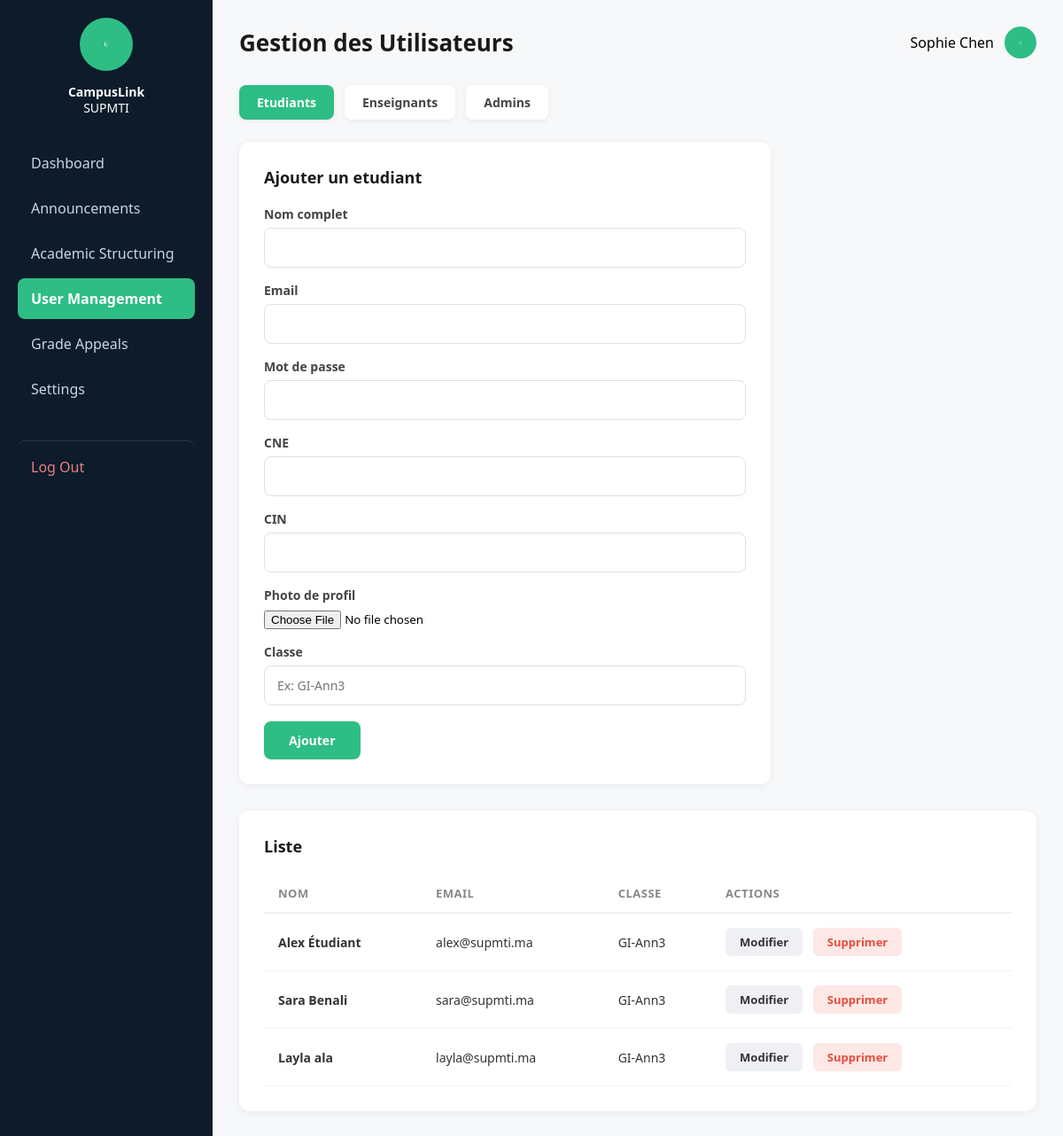
Before: /admin/users?role=etudiant (signed in) with the older database file.
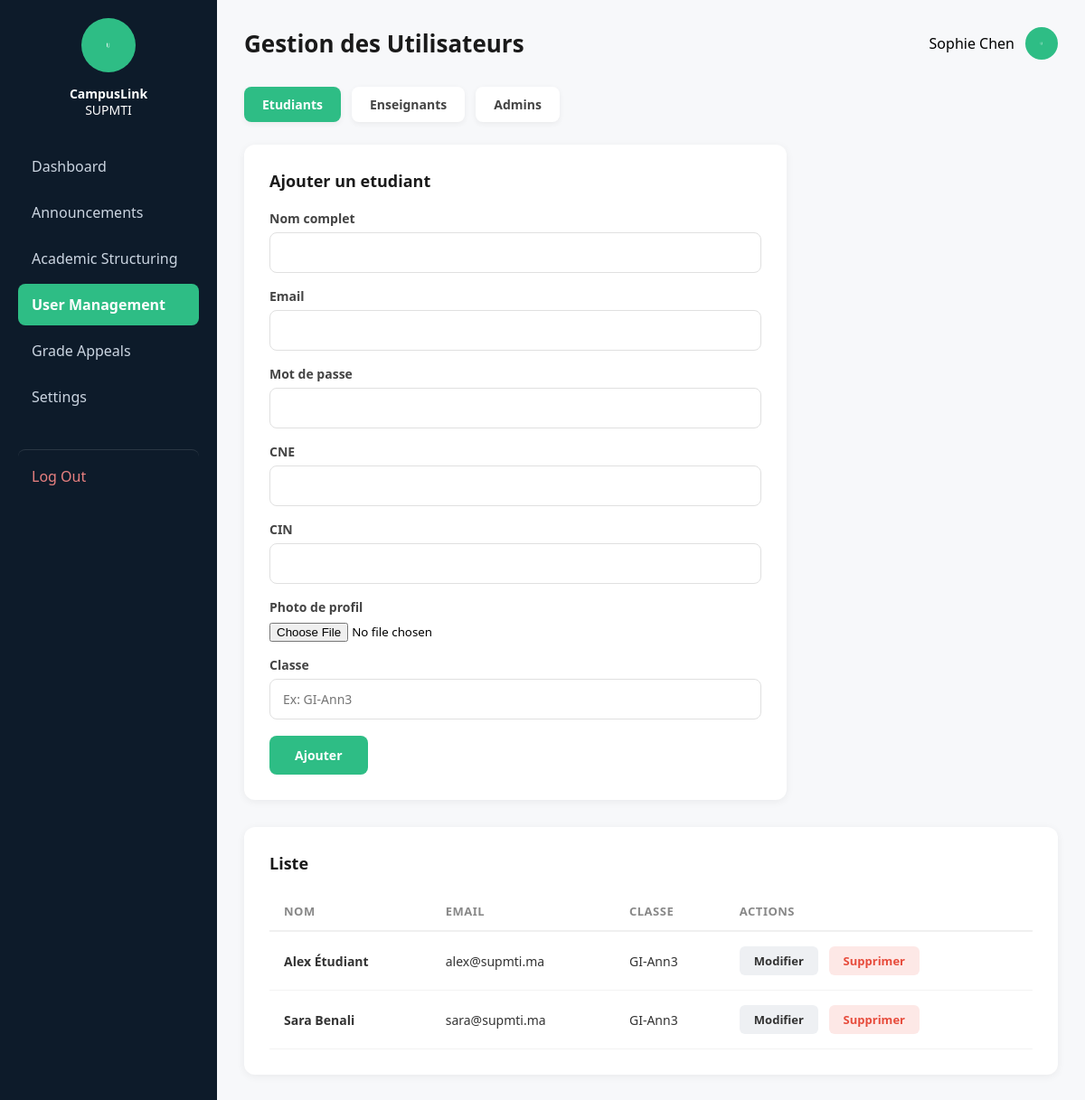
After: the same page with the newer database file.
### tables this page shows
CREATE TABLE users (
        id INTEGER PRIMARY KEY AUTOINCREMENT,
        nom TEXT NOT NULL,
        email TEXT NOT NULL UNIQUE,
        mot_de_passe TEXT NOT NULL,
        role TEXT NOT NULL,
        classe TEXT,
        cne TEXT,
        cin TEXT,
        photo TEXT
    );

### app.py (the view)
@app.route('/admin/users')
def user_management():
    if session.get('user_role') != 'admin':
        return redirect(url_for('login'))
    role_choisi = request.args.get('role')
    connexion = sqlite3.connect('campuslink.db')
    curseur = connexion.cursor()
    utilisateurs = []
    if role_choisi:
        curseur.execute("SELECT id, nom, email, classe FROM users WHERE role = ?", (role_choisi,))
        utilisateurs = curseur.fetchall()
    connexion.close()
    return render_template('user_management.html', nom=session.get('user_nom'), role_choisi=role_choisi, utilisateurs=utilisateurs)

### app.py (called while the page is built)
@app.context_processor
def inject_current_user():
    current_role = session.get('user_role')
    current_nom = session.get('user_nom')
    current_photo = 'avatar.png'
    if 'user_id' in session:
        connexion = sqlite3.connect('campuslink.db')
        curseur = connexion.cursor()
        curseur.execute("SELECT photo FROM users WHERE id = ?", (session.get('user_id'),))
        resultat = curseur.fetchone()
        connexion.close()
        if resultat and resultat[0]:
            current_photo = resultat[0]
    return dict(
        current_role=current_role,
        current_nom=current_nom,
        current_photo=current_photo
    )

### templates/user_management.html (shortened to what this page needs)
{% extends "base.html" %}
{% block page_header %}Gestion des Utilisateurs{% endblock %}
{% block extra_css %}
<link rel="stylesheet" href="{{ url_for('static', filename='css/admin.css') }}">
{% endblock %}
{% block content %}
<div class="role-tabs">
    <a href="{{ url_for('user_management', role='etudiant') }}" class="role-tab {{ 'role-tab-active' if role_choisi == 'etudiant' else '' }}">Etudiants</a>
    <a href="{{ url_for('user_management', role='enseignant') }}" class="role-tab {{ 'role-tab-active' if role_choisi == 'enseignant' else '' }}">Enseignants</a>
    <a href="{{ url_for('user_management', role='admin') }}" class="role-tab {{ 'role-tab-active' if role_choisi == 'admin' else '' }}">Admins</a>
</div>
{% if role_choisi %}
<div class="form-card" style="max-width: 600px;">
    <h3>Ajouter {{ 'un etudiant' if role_choisi == 'etudiant' else ('un enseignant' if role_choisi == 'enseignant' else 'un admin') }}</h3>
    <form method="POST" action="{{ url_for('add_user') }}" enctype="multipart/form-data">
        <label>Nom complet</label>
        <input type="text" name="nom" required>
        <label>Email</label>
        <input type="text" name="email" required>
        <label>Mot de passe</label>
        <input type="text" name="mot_de_passe" required>
        <label>CNE</label>
        <input type="text" name="cne">
        <label>CIN</label>
        <input type="text" name="cin">
        <label>Photo de profil</label>
        <input type="file" name="photo" accept="image/*">
        {% if role_choisi == 'etudiant' %}
        <label>Classe</label>
        <input type="text" name="classe" placeholder="Ex: GI-Ann3">
        {% endif %}
        <button type="submit" class="btn-submit-small" style="margin-top: 18px;">Ajouter</button>
    </form>
</div>
<div class="form-card" style="max-width: 100%;">
    <h3>Liste</h3>
    {% if utilisateurs %}
    <table class="grades-table">
        <thead>
            <tr>
                <th>Nom</th>
                <th>Email</th>
                {% if role_choisi == 'etudiant' %}<th>Classe</th>{% endif %}
                <th>Actions</th>
            </tr>
        </thead>
        <tbody>
            {% for u in utilisateurs %}
            <tr>
                <td class="announcement-title">{{ u[1] }}</td>
                <td>{{ u[2] }}</td>
                {% if role_choisi == 'etudiant' %}<td>{{ u[3] or '--' }}</td>{% endif %}
                <td>
                    <a href="{{ url_for('edit_user', user_id=u[0]) }}" class="btn-edit">Modifier</a>
                    <a href="{{ url_for('delete_user', user_id=u[0]) }}" class="btn-delete" onclick="return confirm('Supprimer cet utilisateur ?');">Supprimer</a>
                </td>
            </tr>
            {% endfor %}
        </tbody>
    </table>
    {% else %}
    <div class="empty-state">Aucun utilisateur dans cette categorie.</div>
    {% endif %}
</div>
{% endif %}
{% endblock %}

Changed rows visible on the page:
removed users: nom "Layla ala", email "layla@supmti.ma", classe "GI-Ann3"
